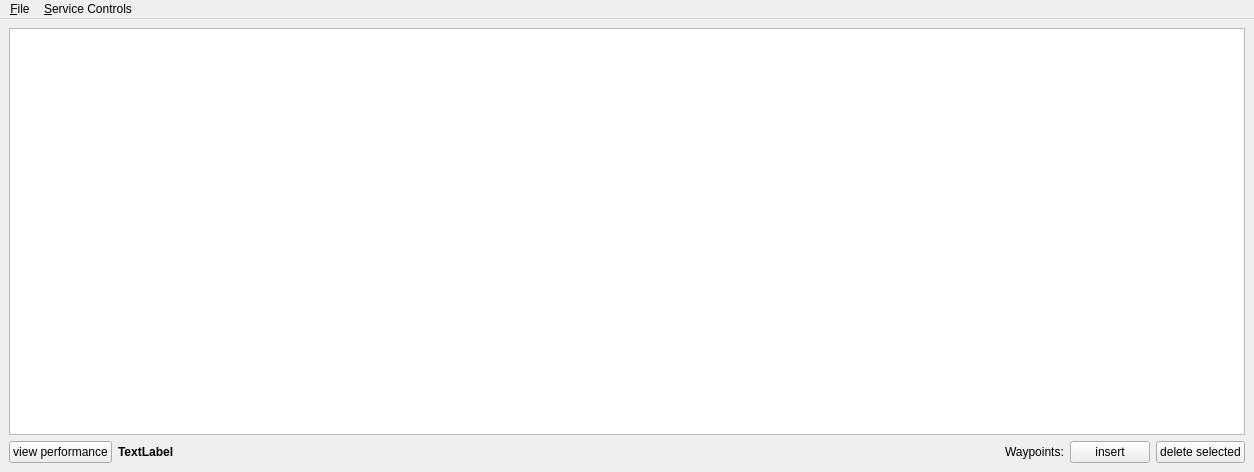
<?xml version="1.0" encoding="UTF-8"?>
<ui version="4.0">
 <class>TableViewWindow</class>
 <widget class="QMainWindow" name="TableViewWindow">
  <property name="geometry">
   <rect>
    <x>0</x>
    <y>0</y>
    <width>1254</width>
    <height>472</height>
   </rect>
  </property>
  <property name="minimumSize">
   <size>
    <width>0</width>
    <height>0</height>
   </size>
  </property>
  <property name="windowTitle">
   <string>Table View - DLR/IPA Mission Support</string>
  </property>
  <widget class="QWidget" name="centralwidget">
   <layout class="QVBoxLayout" name="verticalLayout">
    <item>
     <widget class="QTableView" name="tableWayPoints">
      <property name="font">
       <font>
        <weight>50</weight>
        <bold>false</bold>
       </font>
      </property>
      <property name="alternatingRowColors">
       <bool>true</bool>
      </property>
      <property name="selectionMode">
       <enum>QAbstractItemView::SingleSelection</enum>
      </property>
      <property name="selectionBehavior">
       <enum>QAbstractItemView::SelectRows</enum>
      </property>
     </widget>
    </item>
    <item>
     <layout class="QHBoxLayout" name="horizontalLayout">
      <item>
       <widget class="QPushButton" name="btViewPerformance">
        <property name="enabled">
         <bool>true</bool>
        </property>
        <property name="text">
         <string>view performance</string>
        </property>
        <property name="checkable">
         <bool>true</bool>
        </property>
        <property name="checked">
         <bool>false</bool>
        </property>
       </widget>
      </item>
      <item>
       <widget class="QLabel" name="lblRemainingRange">
        <property name="font">
         <font>
          <weight>75</weight>
          <bold>true</bold>
         </font>
        </property>
        <property name="text">
         <string>TextLabel</string>
        </property>
       </widget>
      </item>
      <item>
       <spacer name="horizontalSpacer_2">
        <property name="orientation">
         <enum>Qt::Horizontal</enum>
        </property>
        <property name="sizeType">
         <enum>QSizePolicy::MinimumExpanding</enum>
        </property>
        <property name="sizeHint" stdset="0">
         <size>
          <width>40</width>
          <height>20</height>
         </size>
        </property>
       </spacer>
      </item>
      <item>
       <widget class="QLabel" name="label">
        <property name="text">
         <string>Waypoints:</string>
        </property>
       </widget>
      </item>
      <item>
       <widget class="QPushButton" name="btAddWayPointToFlightTrack">
        <property name="text">
         <string>insert</string>
        </property>
       </widget>
      </item>
      <item>
       <widget class="QPushButton" name="btDeleteWayPoint">
        <property name="text">
         <string>delete selected</string>
        </property>
       </widget>
      </item>
     </layout>
    </item>
   </layout>
  </widget>
  <widget class="QMenuBar" name="menubar">
   <property name="geometry">
    <rect>
     <x>0</x>
     <y>0</y>
     <width>1254</width>
     <height>21</height>
    </rect>
   </property>
   <widget class="QMenu" name="menu_File">
    <property name="title">
     <string>&amp;File</string>
    </property>
    <addaction name="actionClose"/>
   </widget>
   <widget class="QMenu" name="menu_Controls">
    <property name="title">
     <string>&amp;Service Controls</string>
    </property>
    <addaction name="actionFlightPerformance"/>
   </widget>
   <addaction name="menu_File"/>
   <addaction name="menu_Controls"/>
  </widget>
  <action name="actionClose">
   <property name="text">
    <string>E&amp;xit Module</string>
   </property>
   <property name="shortcut">
    <string>Ctrl+X</string>
   </property>
  </action>
  <action name="actionFlightPerformance_old">
   <property name="text">
    <string>Flight Performance (first version, depracated)</string>
   </property>
  </action>
  <action name="actionFlightPerformance">
   <property name="text">
    <string>Flight &amp;Performance</string>
   </property>
  </action>
 </widget>
 <resources/>
 <connections>
  <connection>
   <sender>actionClose</sender>
   <signal>activated()</signal>
   <receiver>TableViewWindow</receiver>
   <slot>close()</slot>
   <hints>
    <hint type="sourcelabel">
     <x>-1</x>
     <y>-1</y>
    </hint>
    <hint type="destinationlabel">
     <x>575</x>
     <y>151</y>
    </hint>
   </hints>
  </connection>
 </connections>
</ui>
